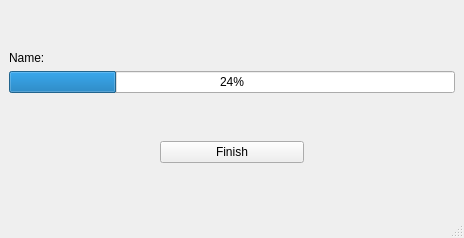
<?xml version="1.0" encoding="UTF-8"?>
<ui version="4.0">
 <class>NoMainWindows</class>
 <widget class="QMainWindow" name="NoMainWindows">
  <property name="geometry">
   <rect>
    <x>0</x>
    <y>0</y>
    <width>464</width>
    <height>238</height>
   </rect>
  </property>
  <property name="sizePolicy">
   <sizepolicy hsizetype="Maximum" vsizetype="Maximum">
    <horstretch>0</horstretch>
    <verstretch>0</verstretch>
   </sizepolicy>
  </property>
  <property name="windowTitle">
   <string>MainWindow</string>
  </property>
  <widget class="QWidget" name="centralwidget">
   <layout class="QVBoxLayout" name="verticalLayout_2">
    <item>
     <layout class="QVBoxLayout" name="verticalLayout_3"/>
    </item>
    <item>
     <layout class="QVBoxLayout" name="verticalLayout">
      <item>
       <layout class="QHBoxLayout" name="horizontalLayout">
        <item>
         <widget class="QLabel" name="NameLabel">
          <property name="sizePolicy">
           <sizepolicy hsizetype="Maximum" vsizetype="Maximum">
            <horstretch>0</horstretch>
            <verstretch>0</verstretch>
           </sizepolicy>
          </property>
          <property name="text">
           <string>Name:</string>
          </property>
         </widget>
        </item>
        <item>
         <widget class="QLabel" name="DNameLabel">
          <property name="sizePolicy">
           <sizepolicy hsizetype="Expanding" vsizetype="Maximum">
            <horstretch>0</horstretch>
            <verstretch>0</verstretch>
           </sizepolicy>
          </property>
          <property name="text">
           <string/>
          </property>
         </widget>
        </item>
        <item>
         <widget class="QLabel" name="ProgressLabel">
          <property name="sizePolicy">
           <sizepolicy hsizetype="Expanding" vsizetype="Maximum">
            <horstretch>0</horstretch>
            <verstretch>0</verstretch>
           </sizepolicy>
          </property>
          <property name="text">
           <string/>
          </property>
         </widget>
        </item>
       </layout>
      </item>
      <item>
       <widget class="QProgressBar" name="progressBar">
        <property name="sizePolicy">
         <sizepolicy hsizetype="Minimum" vsizetype="Maximum">
          <horstretch>0</horstretch>
          <verstretch>0</verstretch>
         </sizepolicy>
        </property>
        <property name="maximum">
         <number>100</number>
        </property>
        <property name="value">
         <number>24</number>
        </property>
       </widget>
      </item>
     </layout>
    </item>
    <item>
     <layout class="QHBoxLayout" name="horizontalLayout_2">
      <item>
       <widget class="QLabel" name="SpaceLabel1">
        <property name="sizePolicy">
         <sizepolicy hsizetype="Minimum" vsizetype="Maximum">
          <horstretch>0</horstretch>
          <verstretch>0</verstretch>
         </sizepolicy>
        </property>
        <property name="text">
         <string/>
        </property>
       </widget>
      </item>
      <item>
       <widget class="QPushButton" name="FinishPushButton">
        <property name="sizePolicy">
         <sizepolicy hsizetype="Minimum" vsizetype="Maximum">
          <horstretch>0</horstretch>
          <verstretch>0</verstretch>
         </sizepolicy>
        </property>
        <property name="text">
         <string>Finish</string>
        </property>
       </widget>
      </item>
      <item>
       <widget class="QLabel" name="SpaceLabel2">
        <property name="sizePolicy">
         <sizepolicy hsizetype="Minimum" vsizetype="Maximum">
          <horstretch>0</horstretch>
          <verstretch>0</verstretch>
         </sizepolicy>
        </property>
        <property name="text">
         <string/>
        </property>
       </widget>
      </item>
     </layout>
    </item>
   </layout>
  </widget>
  <widget class="QMenuBar" name="menubar">
   <property name="geometry">
    <rect>
     <x>0</x>
     <y>0</y>
     <width>464</width>
     <height>22</height>
    </rect>
   </property>
  </widget>
  <widget class="QStatusBar" name="statusbar"/>
 </widget>
 <resources/>
 <connections/>
</ui>
